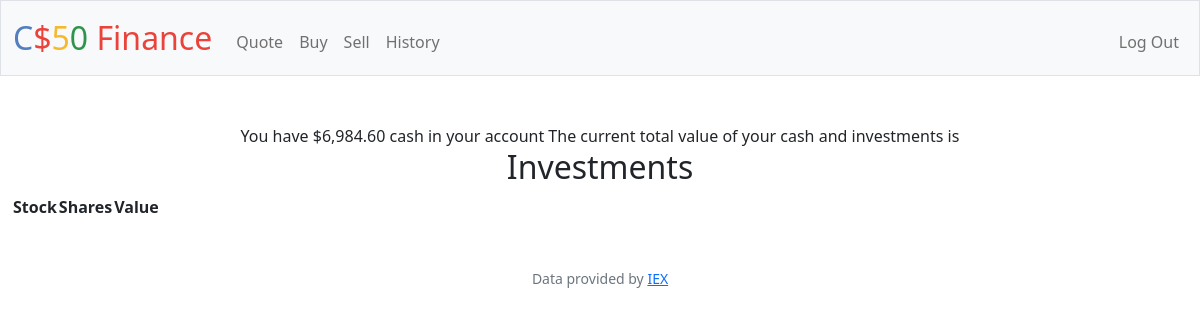
Page / (signed in) on the earlier database version.
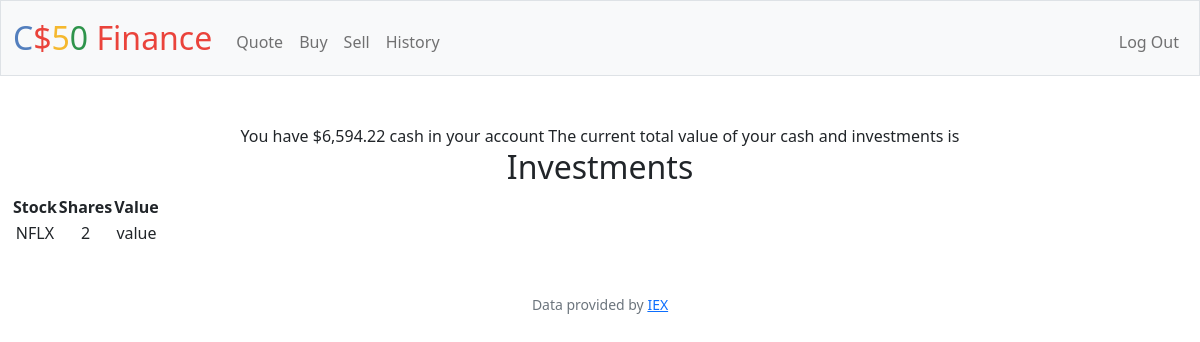
Same page on the later database version.
### tables this page shows
CREATE TABLE current (id INTEGER PRIMARY KEY AUTOINCREMENT NOT NULL, user_id INTEGER NOT NULL, stock TEXT NOT NULL UNIQUE, shares TEXT);

### app.py (the view)
@app.route("/")
@login_required
def index():
    index_table = db.execute("SELECT * from current WHERE user_id = ?", session["user_id"])
    tmp = db.execute("SELECT cash FROM users WHERE id = ?", session["user_id"])
    balance = usd(tmp[0]["cash"])
    return render_template("index.html", index_table=index_table, balance=balance)

### app.py (called while the page is built)
@app.after_request
def after_request(response):
    response.headers["Cache-Control"] = "no-cache, no-store, must-revalidate"
    response.headers["Expires"] = 0
    response.headers["Pragma"] = "no-cache"
    return response

### helpers.py (called while the page is built)
def login_required(f):
    @wraps(f)
    def decorated_function(*args, **kwargs):
        if session.get("user_id") is None:
            return redirect("/login")
        return f(*args, **kwargs)
    return decorated_function

def usd(value):
    return f"${value:,.2f}"

### templates/index.html (shortened to what this page needs)
{% extends "layout.html" %}
{% block main %}
    <div class="section">
        You have {{ balance }} cash in your account
        The current total value of your cash and investments is
        <h2>Investments</h2>
        <table>
            <thead>
                <tr>
                    <th>Stock</th>
                    <th>Shares</th>
                    <th>Value</th>
                </tr>
            </thead>
            <tbody>
                {% for stock in index_table %}
                <tr>
                    <td>{{ stock["stock"] }} </td>
                    <td>{{ stock["shares"] }}</td>
                    <td> value </td>
                </tr>
                {% endfor %}
            </tbody>
        </table>
    </div>
{% endblock %}

### templates/layout.html (shortened to what this page needs)
<!DOCTYPE html>
<html lang="en">
    <head>
        <link href="https://cdn.jsdelivr.net/npm/bootstrap@5.1.3/dist/css/bootstrap.min.css" rel="stylesheet">
        <link href="/static/styles.css" rel="stylesheet">
    </head>
    <body>
        <nav class="bg-light border navbar navbar-expand-md navbar-light">
            <div class="container-fluid">
                <a class="navbar-brand" href="/"><span class="blue">C</span><span class="red">$</span><span class="yellow">5</span><span class="green">0</span> <span class="red">Finance</span></a>
                <div class="collapse navbar-collapse" id="navbar">
                    {% if session["user_id"] %}
                        <ul class="navbar-nav me-auto mt-2">
                            <li class="nav-item"><a class="nav-link" href="/quote">Quote</a></li>
                            <li class="nav-item"><a class="nav-link" href="/buy">Buy</a></li>
                            <li class="nav-item"><a class="nav-link" href="/sell">Sell</a></li>
                            <li class="nav-item"><a class="nav-link" href="/history">History</a></li>
                        </ul>
                        <ul class="navbar-nav ms-auto mt-2">
                            <li class="nav-item"><a class="nav-link" href="/logout">Log Out</a></li>
                        </ul>
                    {% else %}
                        <ul class="navbar-nav ms-auto mt-2">
                            <li class="nav-item"><a class="nav-link" href="/register">Register</a></li>
                            <li class="nav-item"><a class="nav-link" href="/login">Log In</a></li>
                        </ul>
                    {% endif %}
                </div>
            </div>
        </nav>
        <main class="container-fluid py-5 text-center">
            {% block main %}{% endblock %}
        </main>
        <footer class="mb-5 small text-center text-muted">
            Data provided by <a href="https://iexcloud.io/">IEX</a>
        </footer>
    </body>
</html>

### static/styles.css (style rules this page uses)
nav .navbar-brand { font-size: xx-large; }
nav .navbar-brand .blue { color: #537fbe; }
nav .navbar-brand .red { color: #ea433b; }
nav .navbar-brand .yellow { color: #f5b82e; }
nav .navbar-brand .green { color: #2e944b; }

Differences in the rows shown:
added current: stock "NFLX", shares "2"
Other differences:
{{ balance }}: "$6,984.60" → "$6,594.22"
